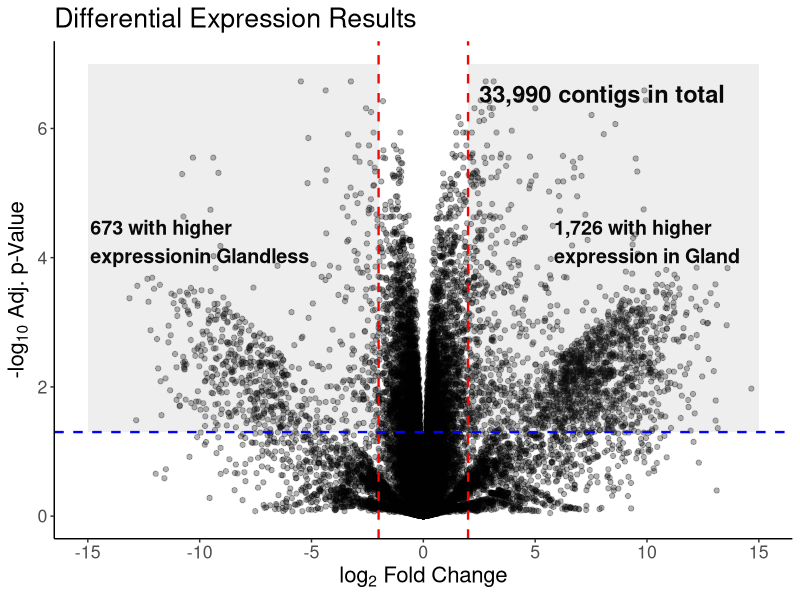
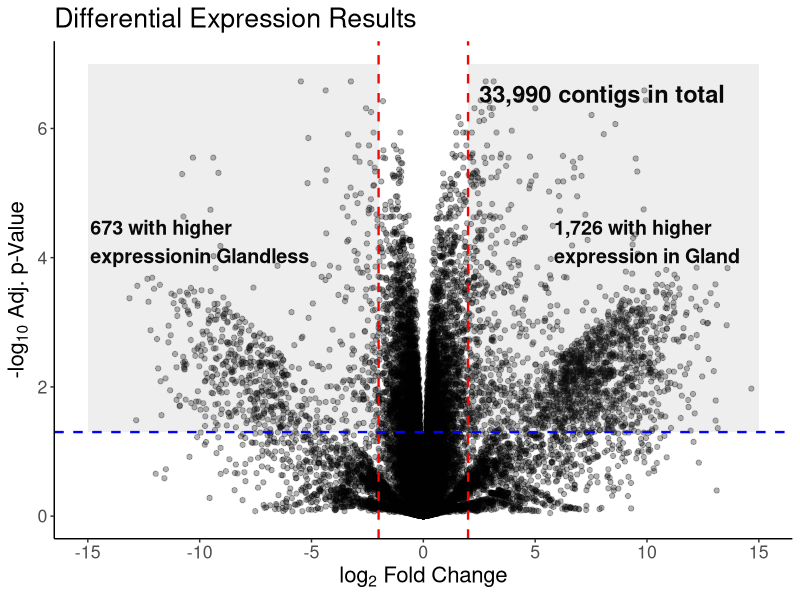

Here is the R script that generated these plots, in order:
library(dplyr)
library(ggplot2)


# Read differential expressed statistics results
UBC_dea_stats <- read.delim("results/ubc_dea_results.txt",
                            header = TRUE, stringsAsFactors = FALSE)
str(UBC_dea_stats)
# 'data.frame':	33989 obs. of  3 variables:


x_bound <- max(ceiling(abs(UBC_dea_stats$logFC)))
y_bound <- max(ceiling(-log10(UBC_dea_stats$adj.P.Val)))


(volcano <- ggplot(UBC_dea_stats, aes(x = logFC, y = -log10(adj.P.Val))) + 
    geom_point(shape = 21, colour = 'black', fill = 'black', alpha = 0.3) +
    
    # Add break points on x-axis to show min, max, log2FC threshold
    scale_x_continuous(breaks = c(seq(-x_bound, x_bound, 5))) +
    
    scale_y_continuous(breaks = c(seq(0, y_bound, 2))) +
    
    theme_classic() +
    
    # Define text size and remove grid lines
    theme(text = element_text(size = 16),
          legend.text = element_text(size = 16),
          panel.grid.major = element_blank(), 
          panel.grid.minor = element_blank()) +
    
    # Add line to show log2FC and adj p-value threshold
    geom_hline(yintercept = -log10(0.05), 
               colour = "blue", linetype = 2, size = 0.8) +
    geom_vline(xintercept = c(-2, 2), colour = "red", 
               linetype = 2, size = 0.8) + 
    
    # Add title for plot, x and y-axis
    labs(title = "Differential Expression Results",
         x = expression(paste('log'[2], ' Fold Change')), 
         y = expression(paste('-log'[10], ' Adj. p-Value'))) + 
    
    annotate("text", x = 8, y = 6.5, size = 6,
             label = expression(bold("33,990 contigs in total"))) +
    
    annotate("text", x = 10, y = 4, size = 5,
             label = expression(bold("1,726 with higher\nexpression in Gland"))) +
    
    annotate("rect", xmin = 2, xmax = x_bound, 
             ymin = 1.3, ymax = y_bound, alpha = .1) +
    
    annotate("text", x = -10, y = 4, size = 5,
             label = expression(bold("673 with higher\nexpressionin Glandless"))) +
    
    annotate("rect", xmin = -2, xmax = -x_bound,
             ymin = 1.3, ymax = y_bound, alpha = .1)
)

ggsave("results/figures/UBC_volcano.svg", plot = volcano,
       width = 4000, height = 2500, units = 'px')
